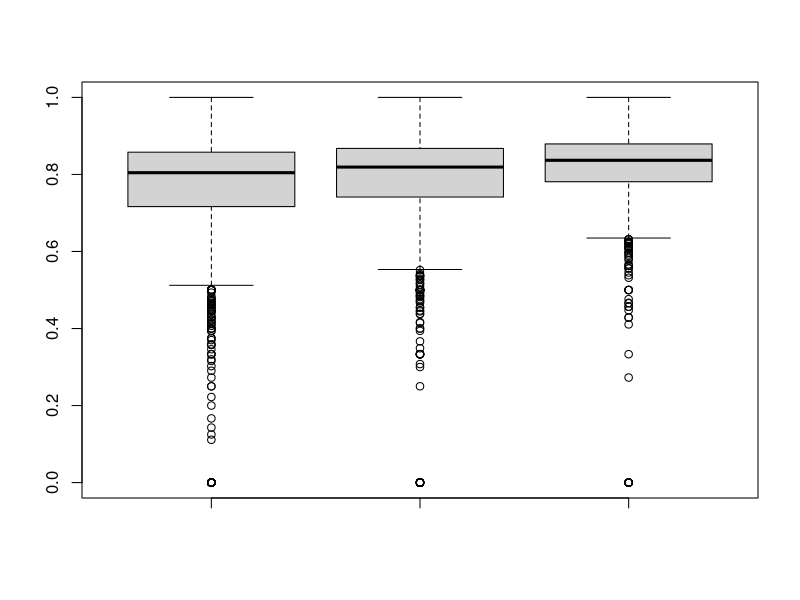
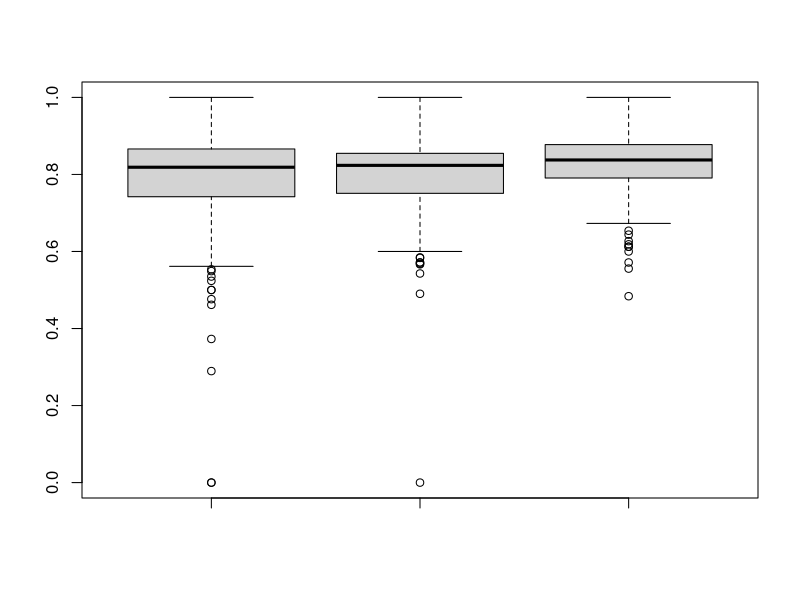
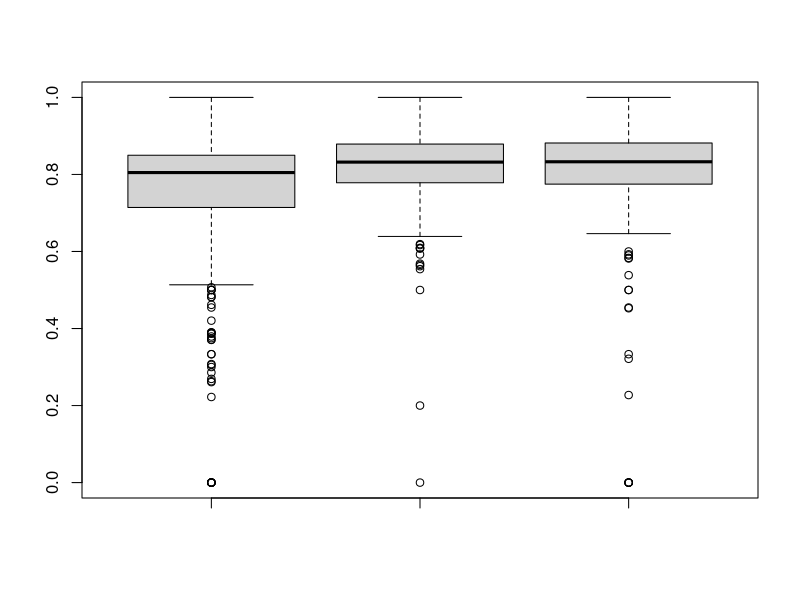
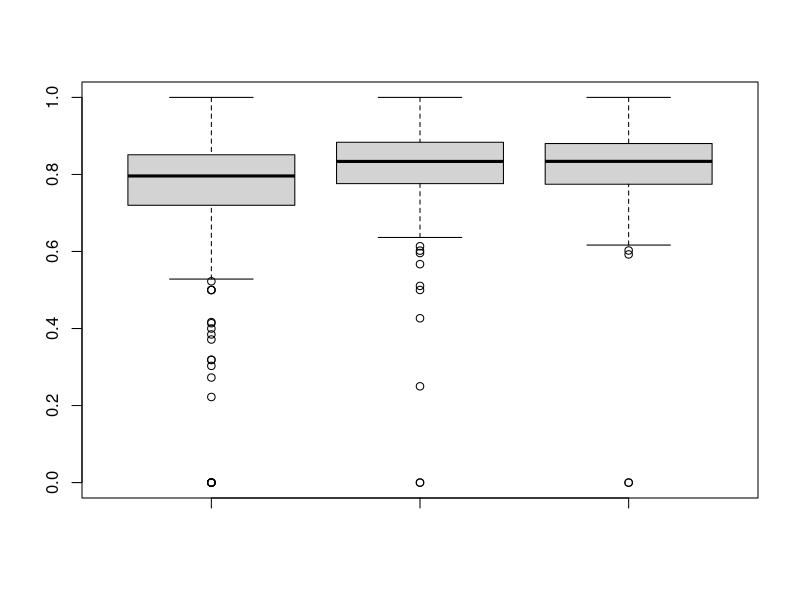
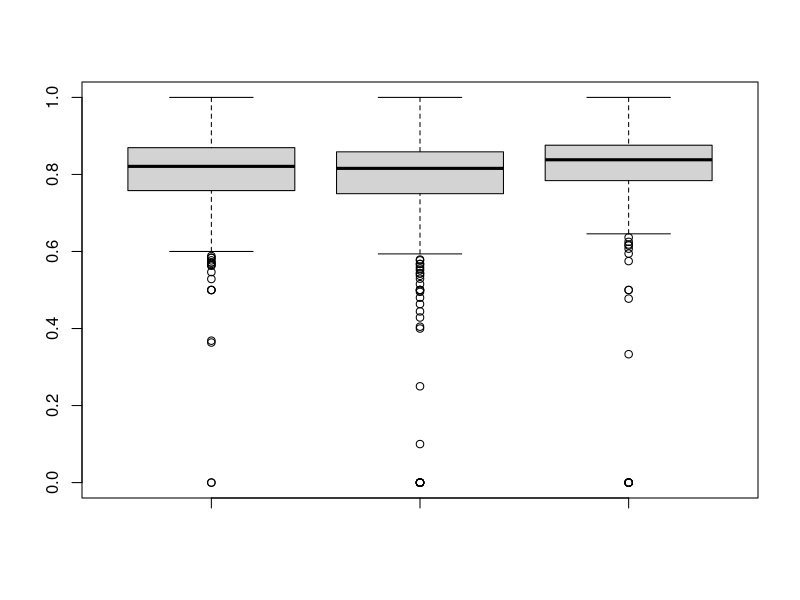
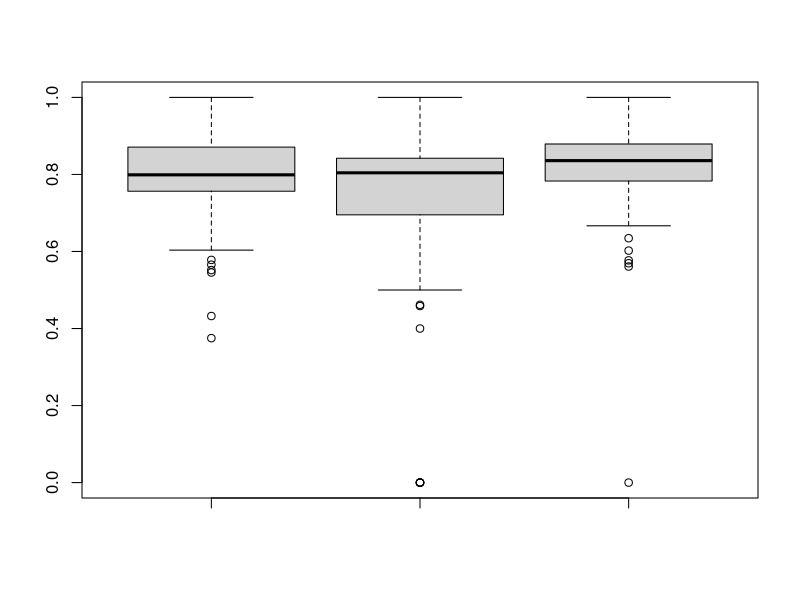
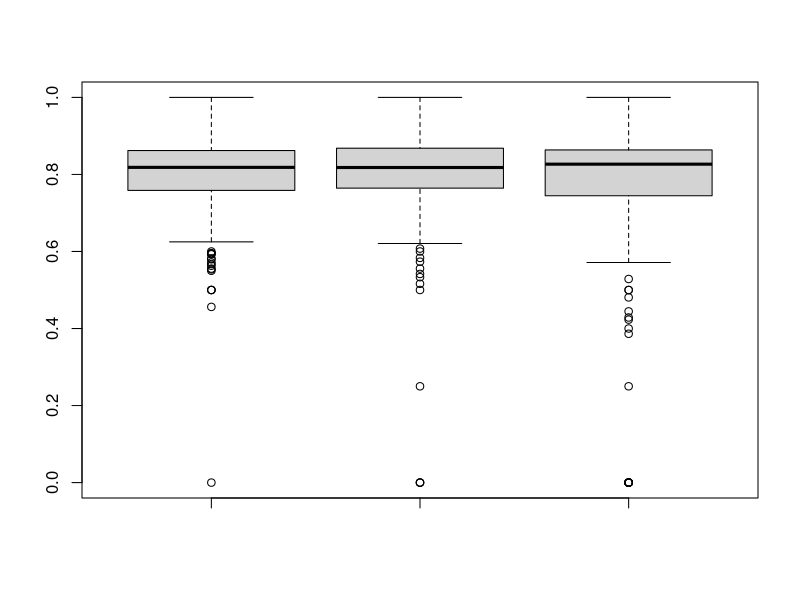
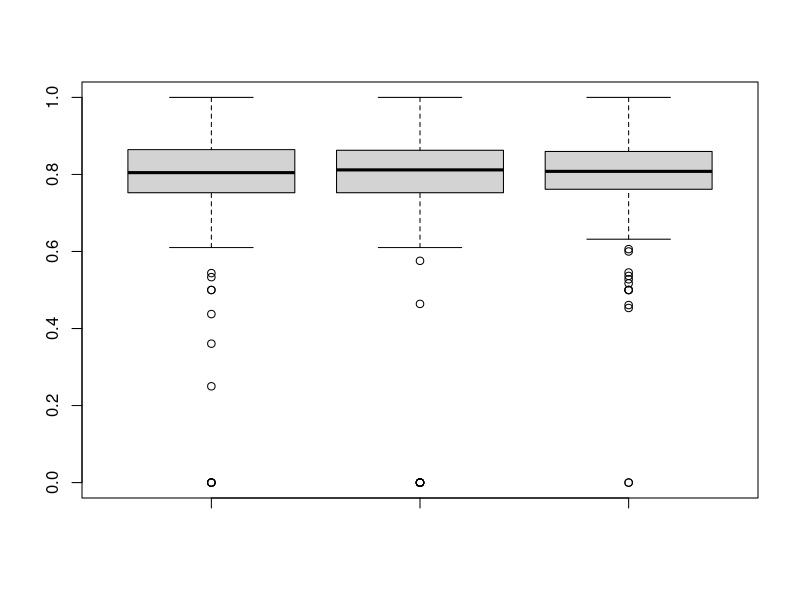

These figures' R source, in order:
########################
## SANER2015 RQ2
## @author:Yuki Ueda
## @createdOn:2015/10/20
########################


### Set data
num <- data.frame() # Init

# Input csv
num <- read.csv("CSVdata_oss/numOfPatchsets_qt_3.csv"
                 ,sep=",", header=TRUE)

### number of patchset's voting(+1, -1) is 1
index_1 <- list(data.frame(), data.frame(), data.frame()) # first vote is like or dislike
index_2 <- list(index_1, index_1) # second vote is like or dislike
index_3 <- list(index_2, index_2)
index <- list(index_3,index_3)

for(i in 1:nrow(num)){
  Id = num$ReviewId[i]
  CIndex = num$CommentIndex[i]      # CommentIndex
  if(CIndex==1){
    if(num$VotingScore[i] == 1){
      vote1 = 1
    }else{
      vote1 = 2
    }
    next
  }else if(CIndex==2){
    if(num$VotingScore[i] == 1){
      vote2 = 1
    }else{
      vote2 = 2
    }
    next
  }

  if(num$VotingScore[i] == 1){
    vote3 = 1
  }else{
    vote3 = 2
  }

  index[[vote1]][[vote2]][[vote3]][[1]] <- rbind(index[[vote1]][[vote2]][[vote3]][[1]], num[i-2,])
  index[[vote1]][[vote2]][[vote3]][[2]] <- rbind(index[[vote1]][[vote2]][[vote3]][[2]], num[i-1,])
  index[[vote1]][[vote2]][[vote3]][[3]] <- rbind(index[[vote1]][[vote2]][[vote3]][[3]], num[i,])
}

# Output to PDF file
for(i in index){
  for(j in i){ # first Comment
    for(k in j){ # second Comment
      value1 = k[[1]]$CurrentPar
      value2 = k[[2]]$CurrentPar
      value3 = k[[3]]$CurrentPar
      name = paste("QT_3_", k[[1]]$VotingScore[1], k[[2]]$VotingScore[1], k[[3]]$VotingScore[1], "_",length(value1),sep = "")
      pdf(paste("OSS_pdf/",name,".pdf",sep=""))
      boxplot(value1, value2,  value3, ylim=c(0,1))
      print(name)
    }
  }
}
